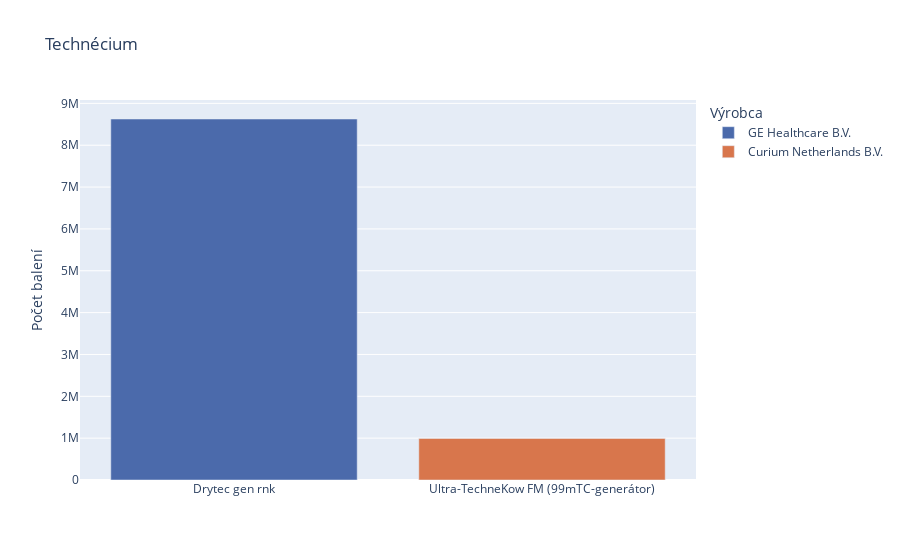

Here is the notebook cell this chart was saved with:
### Code cell
fig = px.bar(technecium, x='LIEK_popis', y='Počet_balení', color='VYROBCA_popis', title='Technécium', labels={'Počet_balení':'Počet balení', 'LIEK_popis':' ', 'VYROBCA_popis':'Výrobca' }, color_discrete_sequence=[modra, oranzova])
fig.show()

### Figure 1 — Plotly figure (JSON) as saved in the notebook; plotly's stock layout.template omitted (floating-point values rounded to 4 significant figures)
{"data": [{"alignmentgroup": "True", "hovertemplate": "Výrobca=GE Healthcare B.V.<br> =%{x}<br>Počet balení=%{y}<extra></extra>", "legendgroup": "GE Healthcare B.V.", "marker": {"color": "#4B6AAB"}, "name": "GE Healthcare B.V.", "offsetgroup": "GE Healthcare B.V.", "orientation": "v", "showlegend": true, "textposition": "auto", "type": "bar", "x": ["Drytec gen rnk"], "xaxis": "x", "y": [8626000.0], "yaxis": "y"}, {"alignmentgroup": "True", "hovertemplate": "Výrobca=Curium Netherlands B.V.<br> =%{x}<br>Počet balení=%{y}<extra></extra>", "legendgroup": "Curium Netherlands B.V.", "marker": {"color": "#D8764C"}, "name": "Curium Netherlands B.V.", "offsetgroup": "Curium Netherlands B.V.", "orientation": "v", "showlegend": true, "textposition": "auto", "type": "bar", "x": ["Ultra-TechneKow FM (99mTC-generátor)"], "xaxis": "x", "y": [992000], "yaxis": "y"}], "layout": {"barmode": "relative", "legend": {"title": {"text": "Výrobca"}, "tracegroupgap": 0}, "title": {"text": "Technécium"}, "xaxis": {"anchor": "y", "domain": [0, 1], "title": {"text": " "}}, "yaxis": {"anchor": "x", "domain": [0, 1], "title": {"text": "Počet balení"}}}}
